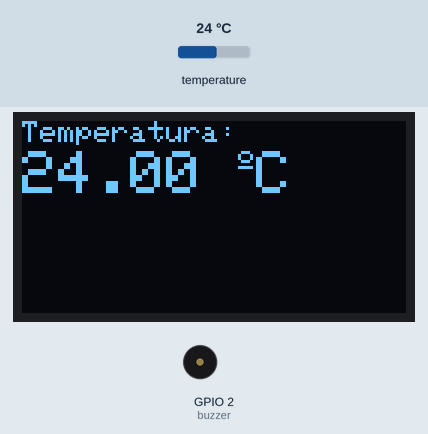
Simulated run of this sketch. Board: ESP32. Shown: 128×64 one-colour display, buzzer (waves = sounding, pin HIGH). The test bench sets the inputs (shaded band); at power-on: temperature 24 °C. What the sketch prints to the serial monitor is not drawn.

Above: at 6.8 s.
At 11.4 s:
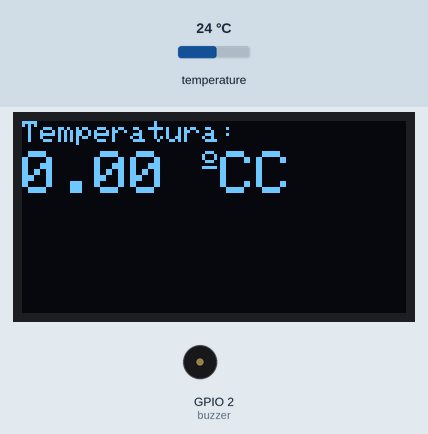
11.5 s: temperature set to 12 °C
At 13.3 s:
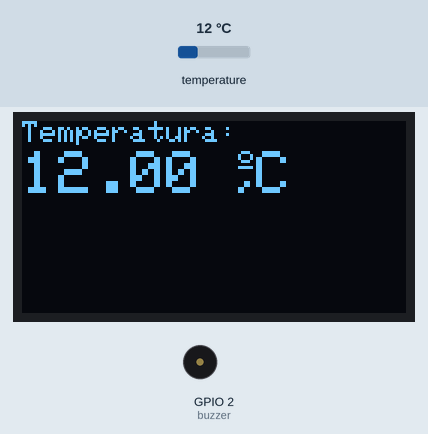
14.3 s: temperature set to 19 °C
At 15.8 s:
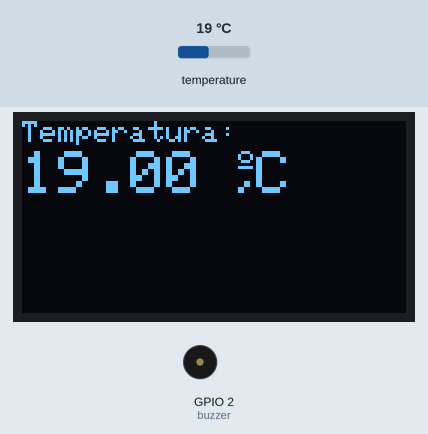
16.3 s: temperature set to 28 °C
At 19.5 s:
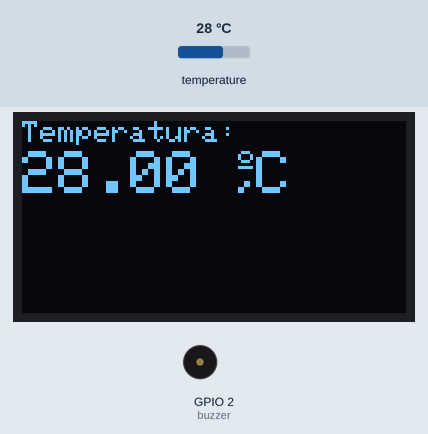
Timing chart, 0 to 21.0 s (numbered marks = the images above; inputs shaded):
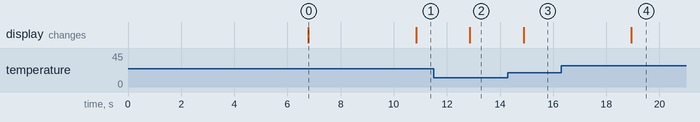

Measured:
- after the input at 11.5 s, the display: changes after 1.4 s (image 2)
- after the input at 14.3 s, the display: changes after 0.59 s (image 3)
- after the input at 16.3 s, the display: changes after 2.6 s (image 4)
- what the display in image 0 shows lasts 4.0 s, from 6.8 s to 10.8 s

The sketch:

MultiTask_03.ino
```cpp
/*********
  Projeto sistema de medição de temperatura para baterias de automóveis. https://sites.google.com/view/sistema-de-medicao-de-temp/introdu%C3%A7%C3%A3o
  Esse código lê 'n' sensores DS18B20 printa no monitor serial a temperatura medida por cada sensor e mostra o valor médio em um display OLED 0,96" 128x64 pixels.
  Além disso permite setar dois valores de temperatura máxima e mínima para acionar um alarme.
  O código trabalha com Multicores

*********/

#include <OneWire.h>
#include <DallasTemperature.h>
#include <Adafruit_GFX.h>
#include <Adafruit_SSD1306.h>

#define SCREEN_WIDTH 128 // Display OLED comprimento, em pixels
#define SCREEN_HEIGHT 64 // Display OLED altura, em pixels

// Declaração para um Display SSD1306 que está conectado nas portas I2C(SDA, SCL pins)
Adafruit_SSD1306 display(SCREEN_WIDTH, SCREEN_HEIGHT, &Wire, -1);

//variaveis que indicam o núcleo
static uint8_t taskCoreZero = 0;
static uint8_t taskCoreOne  = 1;

// Handles

TaskHandle_t Task1 = NULL;
TaskHandle_t Task2 = NULL;

float media = 0; //cria uma variavél tipo float para calcular e armazenar o valor da média posteriormente.

///////////////////////////////////////////////////////////////////////////////////////

// Fio de dados está conectado na porta GPIO 4
#define ONE_WIRE_BUS 4

#define buzzer 2

// Setup para a instância oneWire se comunicar com qualquer dispositivo OneWire (não apenas para Maxim/Dallas temperature ICs)
OneWire oneWire(ONE_WIRE_BUS);

// Passa nossa referência oneWire para Dallas temperature.
DallasTemperature sensors(&oneWire);

// Número(quantidade) de dispositivos de temperatura encontrados
int numberOfDevices;

// Usaremos essa variavel para armazenar o endereço do dispositivo encontrado.
DeviceAddress tempDeviceAddress;

///////////////////////////////////////////////////////////////////////////////////////

void setup() {
  pinMode(buzzer, OUTPUT);

  // inicia a porta serial USAR SEMPRE EM 115200
  Serial.begin(115200);

  //Inicia a biblioteca
  sensors.begin();

/////////////////////////// Inicializa o display /////////////////////////////////////

   if(!display.begin(SSD1306_SWITCHCAPVCC, 0x3C)) {
      Serial.println(F("SSD1306 allocation failed"));
      for(;;);}
    delay(5000);
    display.clearDisplay();
    display.setTextColor(WHITE, BLACK);

///////////////////////////////////////////////////////////////////////////////////////

  // Conta a quantidade de sensores no barramento
  numberOfDevices = sensors.getDeviceCount();

  // Localiza os dispositivos no barramento
  Serial.print("Localizando dispositivos...");
  Serial.print("Encontrado ");
  Serial.print(numberOfDevices, DEC);
  Serial.println(" dispositivo.");

  // Faz o loop por cada dispositivo, e mostra o endereço
  for(int i=0;i<numberOfDevices; i++){
    // Procura no fio para o endereço
    if(sensors.getAddress(tempDeviceAddress, i)){
        Serial.print("Encontrado dispositivo");
        Serial.print(i, DEC);
        Serial.print(" com endereço: ");
        printAddress(tempDeviceAddress); //vai para a função printAddress
        Serial.println();
        sensors.setResolution(tempDeviceAddress, 9); //seta resolução dos sensores, padrão é 12 bits
    } else {
        Serial.print("Encontrado dispositivo fantasma em ");
        Serial.print(i, DEC);
        Serial.print(",mas não detectado endereço. Verifique a conexão de alimentação.");
    }


    //******** Configuração dos alarmes
      Serial.println("Setando temperaturas de alarmes...");

      // Alarme para quando a temperatura é maior que 'x'
      sensors.setHighAlarmTemp(tempDeviceAddress, 29);

      // Alarme para quando a temperatura é menor que 'x'
      sensors.setLowAlarmTemp(tempDeviceAddress, -10);

      Serial.print("Novo alarme: ");
      Serial.print(i, DEC);
      Serial.print("Alarmes: ");
      printAlarms(tempDeviceAddress); // vai para a função printAlarms
      Serial.println();
  }

  //cria uma tarefa que será executada na função coreTaskZero, com prioridade 3 e execução no núcleo 0
  //coreTaskZero: Ler os sensores
  xTaskCreatePinnedToCore(
                    coreTaskZero,   /* função que implementa a tarefa */
                    "coreTaskZero", /* nome da tarefa */
                    10000,      /* número de palavras a serem alocadas para uso com a pilha da tarefa */
                    NULL,       /* parâmetro de entrada para a tarefa (pode ser NULL) */
                    3,          /* prioridade da tarefa (0 a N) */
                    NULL,       /* referência para a tarefa (pode ser NULL) */
                    taskCoreZero);         /* Núcleo que executará a tarefa */

  delay(500); //tempo para a tarefa iniciar

  //cria uma tarefa que será executada na função coreTaskOne, com prioridade 2 e execução no núcleo 1
  //coreTaskOne: atualizar as informações do display
  xTaskCreatePinnedToCore(
                    coreTaskOne,   /* função que implementa a tarefa */
                    "coreTaskOne", /* nome da tarefa */
                    10000,      /* número de palavras a serem alocadas para uso com a pilha da tarefa */
                    NULL,       /* parâmetro de entrada para a tarefa (pode ser NULL) */
                    2,          /* prioridade da tarefa (0 a N) */
                    &Task1,       /* referência para a tarefa (pode ser NULL) */
                    taskCoreOne);         /* Núcleo que executará a tarefa */

    delay(500); //tempo para a tarefa iniciar

   //cria uma tarefa que será executada na função coreTaskTwo, com prioridade 2 e execução no núcleo 0
   //coreTaskTwo: vigiar o botão para detectar quando pressioná-lo
   xTaskCreatePinnedToCore(
                    coreTaskTwo,   /* função que implementa a tarefa */
                    "coreTaskTwo", /* nome da tarefa */
                    10000,      /* número de palavras a serem alocadas para uso com a pilha da tarefa */
                    NULL,       /* parâmetro de entrada para a tarefa (pode ser NULL) */
                    2,          /* prioridade da tarefa (0 a N) */
                    &Task2,       /* referência para a tarefa (pode ser NULL) */
                    taskCoreZero);         /* Núcleo que executará a tarefa */

}

void loop() {}

//essa função ficará lendo os sensores
//e a cada piscada (ciclo acender e apagar) incrementará nossa variável blinked
void coreTaskZero( void * pvParameters ){

    String taskMessage = "Task running on core ";
    taskMessage = taskMessage + xPortGetCoreID();
    Serial.println(taskMessage);  //log para o serial monitor

    while(true){

      sensors.requestTemperatures(); //Manda um comando para pegar temperaturas
      // Faz o loop por cada dispositivo, e mostra no monitor serial cada temperatura
      for(int i=0;i<numberOfDevices; i++){
        // Search the wire for address
        if(sensors.getAddress(tempDeviceAddress, i)){
            // Output the device ID
            Serial.println();
            Serial.print("Temperatura para dispositivo: ");
            Serial.println(i,DEC);
            // Print the data
            float tempC = sensors.getTempC(tempDeviceAddress);
            Serial.print("Temp C: ");
            Serial.print(tempC);
            //Serial.print(" Temp F: ");
            //Serial.println(DallasTemperature::toFahrenheit(tempC)); // Converts tempC to Fahrenheit
            Serial.println();
            checkAlarm(tempDeviceAddress);

            media += sensors.getTempC(tempDeviceAddress); // soma as temperaturas lidas ao longo loop na variavel media
        }
      }
      Serial.println();
      Serial.println("********************************************");
      media = media/numberOfDevices; //calcula a média dos sensores
      delay(750);
      media = 0; //zera o valor da media para a próxima média.
    }
}

//essa função será responsável apenas por atualizar as informações no
//display a cada 100ms
//prioridade 2 e execução no núcleo 1
void coreTaskOne( void * pvParameters ){
     while(true){

      display.setTextColor(WHITE, BLACK);

      // Mostra a temperatura no display
      display.setTextSize(1);
      display.setCursor(0,0);
      display.print("Temperatura: ");
      display.setTextSize(2);
      display.setCursor(0,10);
      display.print(media);
      display.print(" ");
      display.setTextSize(1);
      display.cp437(true);
      display.write(167);
      display.setTextSize(2);
      display.print("C");

      display.display();

      delay(2000);
    }
}

//essa função será responsável por ler o alarme
//e atualizar a variavel de controle.
void coreTaskTwo( void * pvParameters ){
          delay(200);
          vTaskDelete(NULL);
          //vTaskSuspend(NULL); //suspende task // usar vTaskResume(nome_da_task_Handle) para reativar task

    }


//************************************ funções *****************

//Essa função imprime o endereço dos sensores
void printAddress(DeviceAddress tempDeviceAddress) {
  delay(200);
  for (uint8_t i = 0; i < 8; i++){
    if (tempDeviceAddress[i] < 16) Serial.print("0");
          Serial.print(tempDeviceAddress[i], HEX);
  }
}

// função para printar alarmes
void printAlarms(uint8_t tempDeviceAddress[]) /// deviceAddress
{
  delay(1000);
  char temp;
  temp = sensors.getHighAlarmTemp(tempDeviceAddress);
  Serial.print("Alarme de temperatura elevada: ");
  Serial.println();
  Serial.print(temp, DEC);
  Serial.println("C/");
  Serial.print(DallasTemperature::toFahrenheit(temp));
  Serial.println();
  Serial.println("Alarme de temperatura baixa: ");
  temp = sensors.getLowAlarmTemp(tempDeviceAddress);
  Serial.print(temp, DEC);
  Serial.println("C/");
  Serial.print(DallasTemperature::toFahrenheit(temp));
  Serial.print("F");
  Serial.println();
}

// função para checar se o sensor entrou na condição de disparar o alarme.
 void checkAlarm(DeviceAddress tempDeviceAddress)
{
  if (sensors.hasAlarm(tempDeviceAddress))
  {

    Serial.print("ALARM: ");
    printAddress(tempDeviceAddress);


    float tempC = sensors.getTempC(tempDeviceAddress);

    // clear display - Mostra o resultado da media no display
    display.setTextColor(WHITE, BLACK);
    // Mostra a temperatura no display
    display.setTextSize(1);
    display.setCursor(0,30);
    display.print("!!! ALARME !!! ");
    display.setTextSize(2);
    display.setCursor(0,40);
    display.print(tempC);
    display.print(" ");
    display.setTextSize(1);
    display.cp437(true);
    display.write(167);
    display.setTextSize(2);
    display.print("C");

    display.display();
  }
}
```
